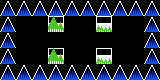

Tiled map render using the project's own tile images. Description and the whole map definition, tile-layer contents included, below:
An orthogonal 10x5 tile map with 16x16 px tiles, 2 tile layers (SP, ...), 2 tilesets.

<map version="1.10" tiledversion="1.11.2" orientation="orthogonal" renderorder="right-down" width="10" height="5" tilewidth="16" tileheight="16" infinite="0" nextlayerid="3" nextobjectid="1">
 <tileset firstgid="1" name="famidash" tilewidth="16" tileheight="16" tilecount="256" columns="16">
  <image source="src/renderer/assets/famidash.bmp" width="256" height="256" />
 </tileset>
 <tileset firstgid="257" name="sprites" tilewidth="16" tileheight="16" tilecount="256" columns="16">
  <image source="src/renderer/assets/sprites.png" width="256" height="256" />
 </tileset>
 <layer id="1" width="10" height="5">
  <data encoding="csv">
18,18,18,18,18,18,18,18,18,18,
18,0,0,0,0,0,0,0,0,18,
18,0,0,0,0,0,0,0,0,18,
18,0,0,0,0,0,0,0,0,18,
18,18,18,18,18,18,18,18,18,18
</data>
 </layer>
 <layer id="2" name="SP" width="10" height="5">
  <data encoding="csv">
0,0,0,0,0,0,0,0,0,0,
0,0,0,303,0,0,305,0,0,0,
0,0,0,0,0,0,0,0,0,0,
0,0,0,303,0,0,305,0,0,0,
0,0,0,0,0,0,0,0,0,0
</data>
 </layer>
</map>
